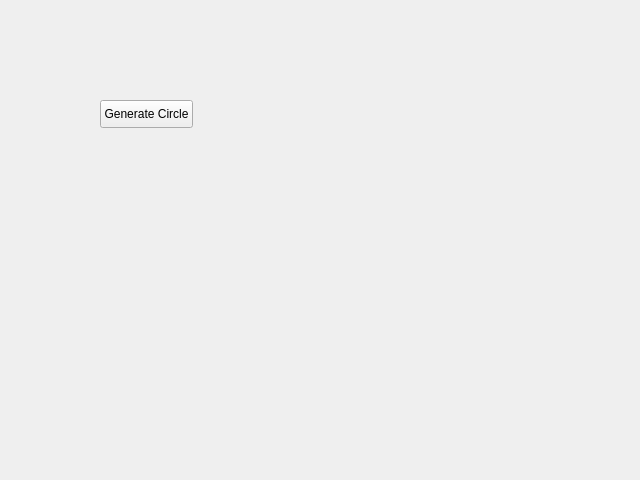
<?xml version="1.0" encoding="UTF-8"?>
<ui version="4.0">
    <class>MainWindow</class>
    <widget class="QMainWindow" name="MainWindow">
        <property name="geometry">
            <rect>
                <x>0</x>
                <y>0</y>
                <width>640</width>
                <height>480</height>
            </rect>
        </property>
        <property name="windowTitle">
            <string>MainWindow</string>
        </property>
        <widget class="QWidget" name="centralwidget">
            <widget class="QPushButton" name="pushButton">
                <property name="geometry">
                    <rect>
                        <x>100</x>
                        <y>100</y>
                        <width>93</width>
                        <height>28</height>
                    </rect>
                </property>
                <property name="text">
                    <string>Generate Circle</string>
                </property>
            </widget>
        </widget>
    </widget>
    <resources/>
    <connections/>
</ui>
